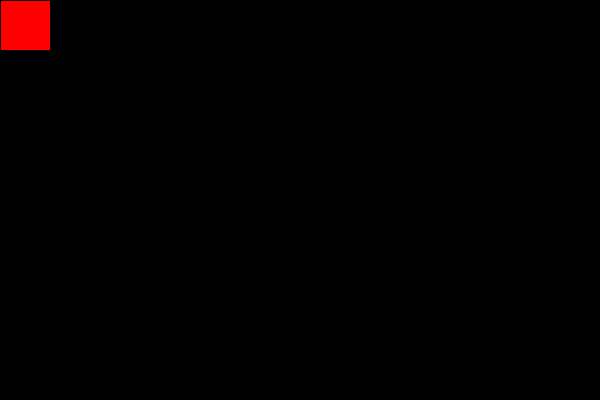
Frame 1 (no input)
Frame 60 (the mouse pressed at the canvas centre just before this capture): identical to frame 1, image omitted
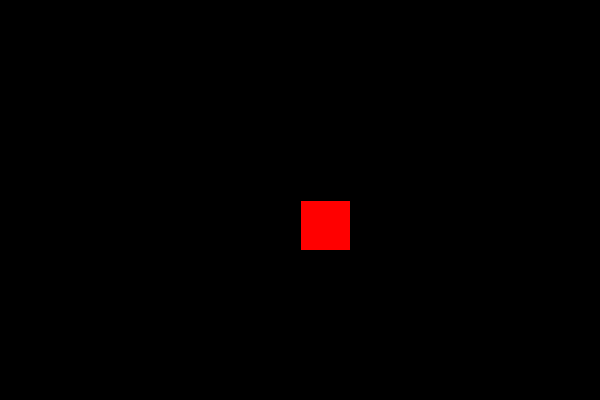
Frame 120 (the mouse held since frame 60 and released just before this capture)

The Processing sketch that drew these frames (run headless with seeded random() and noise(); from frame 60 on, the mouse is pressed at the canvas centre):

// Processing sketch: processing_149654
// ── processing_149654.pde

void setup(){
size(600,400);
}
void draw(){
background(0);
fill(255,0,0);
rect(mouseX,mouseY,50,50);
}
